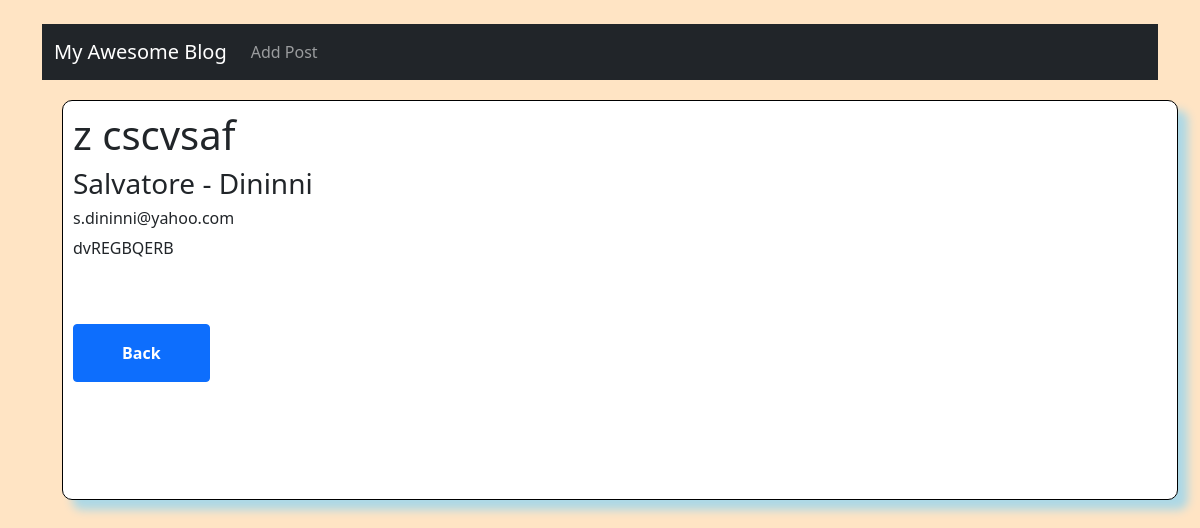
The page /article/1 on the database as committed earlier.
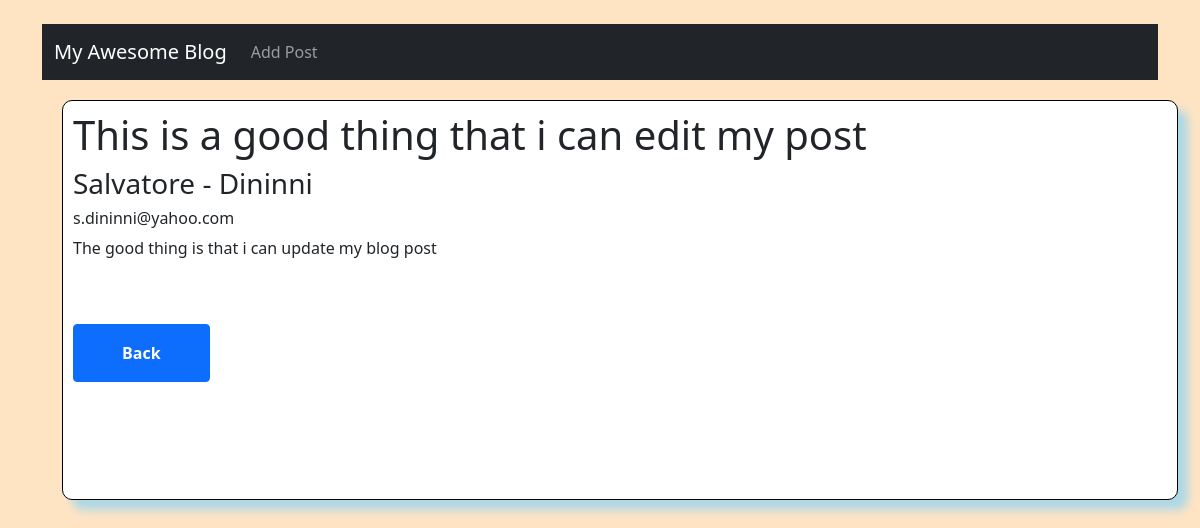
The same page on the database as committed later.
### blog/models.py (models this page shows, shortened)
class Post(models.Model):
  title = models.CharField(max_length=255)
  title_tag = models.CharField(max_length=255)
  author = models.ForeignKey(User, on_delete=models.CASCADE)
  body = models.TextField()

### blog/views.py (the view)
# urls.py: path('article/<int:pk>', ArticleDetailView.as_view(), name='article_details'),
class ArticleDetailView(DetailView):
    model = Post
    template_name = 'article_details.html'

### blog/templates/article_details.html (shortened to what this page needs)
{% extends 'layout.html' %}
  {% block content %}
    <section class="main-card bg-white">
      <h1>{{ post.title }}</h1>
      <h3>{{ post.author.first_name }} - {{ post.author.last_name }}</h3>
      <h6>{{ post.author.email }}</h6>
      <p>{{ post.body }}</p>
      <a href="{% url 'home' %}" class="btn btn-primary mt-5 px-5 py-3 fw-bold">Back</a>
    </section>
  {% endblock %}

### blog/templates/layout.html (shortened to what this page needs)
<!doctype html>
<html lang="en">
  <head>
    <link href="https://cdn.jsdelivr.net/npm/bootstrap@5.0.2/dist/css/bootstrap.min.css" rel="stylesheet">
  </head>
  <body class="custom-style">
    <br>
    <div class="container">
      <nav class="navbar navbar-expand-lg navbar-dark bg-dark">
        <div class="container-fluid">
          <a class="navbar-brand" href="{% url 'home' %}">My Awesome Blog</a>
          <div class="collapse navbar-collapse" id="navbarSupportedContent">
            <ul class="navbar-nav me-auto mb-2 mb-lg-0">
              <li class="nav-item">
                <a class="nav-link" href="{% url 'add_post' %}">Add Post</a>
              </li>
            </ul>
          </div>
        </div>
      </nav>
      {% block content %}
      {% endblock %}
    </div>
  </body>
</html>

### blog/templates/layout.html (style rules this page uses)
.custom-style { background-color: bisque; }
.main-card { min-width: 100%; min-height: 50vh; background: white; border: 1px solid black; border-radius: 10px; margin: 20px; padding: 10px; box-shadow: 10px 10px 10px lightblue; }

Rows that differ between the two databases and show on the page:
changed Post "Salvatore": title "z cscvsaf" → "This is a good thing that i can edit my post"; body "dvREGBQERB" → "The good thing is that i can update my blog post"
